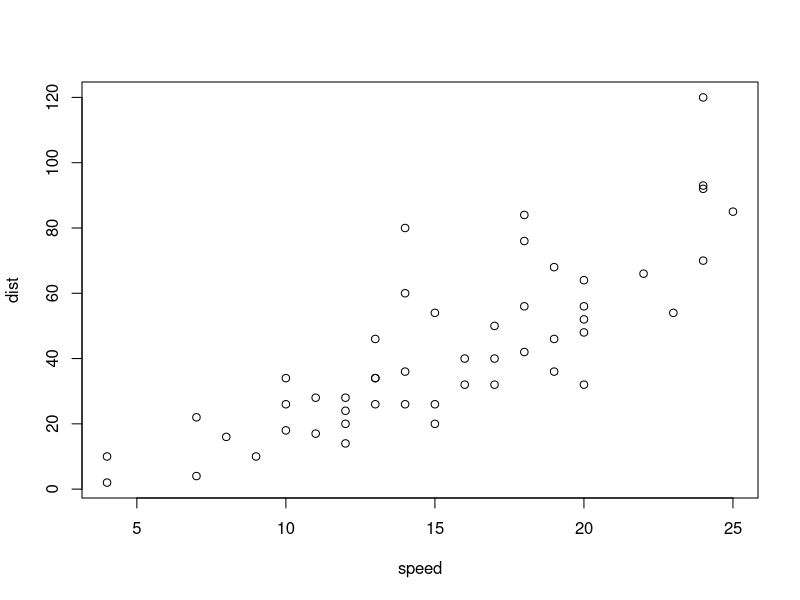
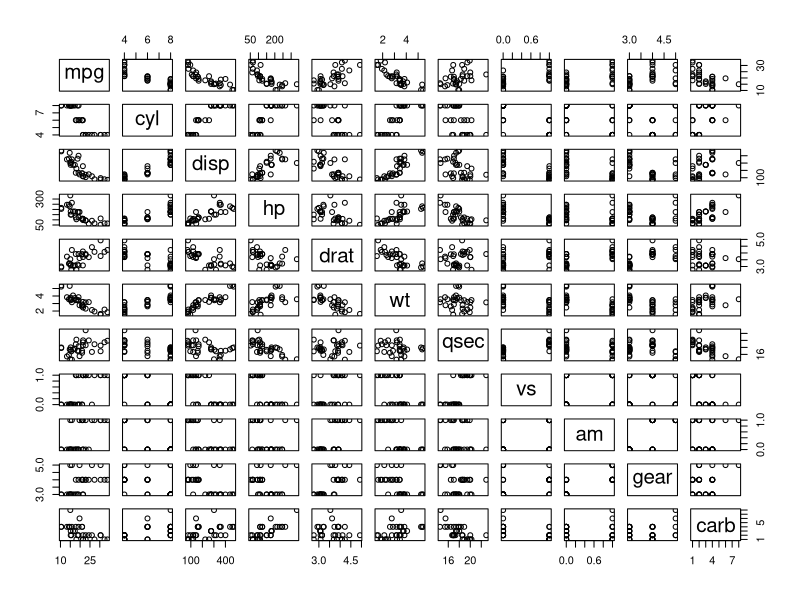

Reproduce these figures in R, in order.
## ---- chunk 1
plot(cars)
## ---- chunk 2
data()

data("mtcars")
plot(mtcars)

